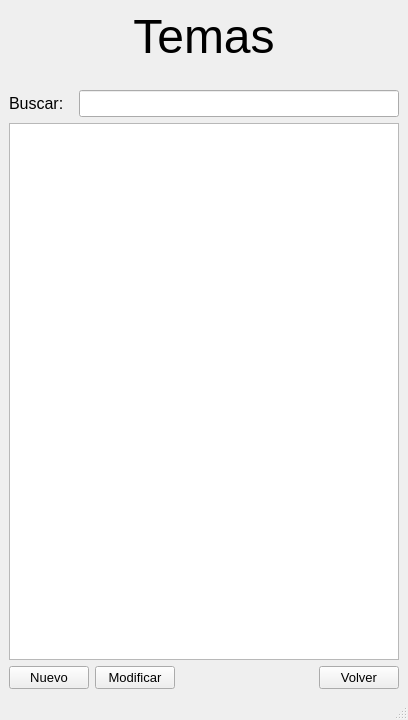
<?xml version="1.0" encoding="UTF-8"?>
<ui version="4.0">
 <class>MainWindow</class>
 <widget class="QMainWindow" name="MainWindow">
  <property name="geometry">
   <rect>
    <x>0</x>
    <y>0</y>
    <width>408</width>
    <height>720</height>
   </rect>
  </property>
  <property name="windowTitle">
   <string>MainWindow</string>
  </property>
  <widget class="QWidget" name="centralwidget">
   <layout class="QVBoxLayout" name="verticalLayout">
    <item>
     <layout class="QVBoxLayout" name="verticalLayout_3">
      <item>
       <widget class="QLabel" name="label">
        <property name="font">
         <font>
          <pointsize>9</pointsize>
         </font>
        </property>
        <property name="text">
         <string>&lt;html&gt;&lt;head/&gt;&lt;body&gt;&lt;p align=&quot;center&quot;&gt;&lt;span style=&quot; font-size:36pt;&quot;&gt;Temas&lt;/span&gt;&lt;/p&gt;&lt;/body&gt;&lt;/html&gt;</string>
        </property>
       </widget>
      </item>
     </layout>
    </item>
    <item>
     <spacer name="horizontalSpacer_2">
      <property name="orientation">
       <enum>Qt::Orientation::Horizontal</enum>
      </property>
      <property name="sizeHint" stdset="0">
       <size>
        <width>40</width>
        <height>20</height>
       </size>
      </property>
     </spacer>
    </item>
    <item>
     <layout class="QHBoxLayout" name="horizontalLayout_2">
      <item>
       <widget class="QLabel" name="label_2">
        <property name="font">
         <font>
          <pointsize>12</pointsize>
         </font>
        </property>
        <property name="text">
         <string>Buscar:  </string>
        </property>
       </widget>
      </item>
      <item>
       <widget class="QLineEdit" name="QLine_Buscar">
        <property name="font">
         <font>
          <pointsize>12</pointsize>
         </font>
        </property>
       </widget>
      </item>
     </layout>
    </item>
    <item>
     <widget class="QTableWidget" name="QTable_Temas">
      <property name="font">
       <font>
        <pointsize>10</pointsize>
       </font>
      </property>
      <property name="rowCount">
       <number>0</number>
      </property>
      <property name="columnCount">
       <number>0</number>
      </property>
     </widget>
    </item>
    <item>
     <layout class="QHBoxLayout" name="horizontalLayout_3">
      <item>
       <widget class="QPushButton" name="pushButton_Nuevo">
        <property name="font">
         <font>
          <pointsize>10</pointsize>
         </font>
        </property>
        <property name="text">
         <string>Nuevo</string>
        </property>
       </widget>
      </item>
      <item>
       <widget class="QPushButton" name="pushButton_Modificar">
        <property name="font">
         <font>
          <pointsize>10</pointsize>
         </font>
        </property>
        <property name="text">
         <string>Modificar</string>
        </property>
       </widget>
      </item>
      <item>
       <spacer name="horizontalSpacer">
        <property name="orientation">
         <enum>Qt::Orientation::Horizontal</enum>
        </property>
        <property name="sizeHint" stdset="0">
         <size>
          <width>40</width>
          <height>20</height>
         </size>
        </property>
       </spacer>
      </item>
      <item>
       <widget class="QPushButton" name="pushButton_Volver">
        <property name="font">
         <font>
          <pointsize>10</pointsize>
         </font>
        </property>
        <property name="text">
         <string>Volver</string>
        </property>
       </widget>
      </item>
      <item>
       <layout class="QHBoxLayout" name="horizontalLayout"/>
      </item>
     </layout>
    </item>
   </layout>
  </widget>
  <widget class="QStatusBar" name="statusbar"/>
 </widget>
 <resources/>
 <connections/>
</ui>
